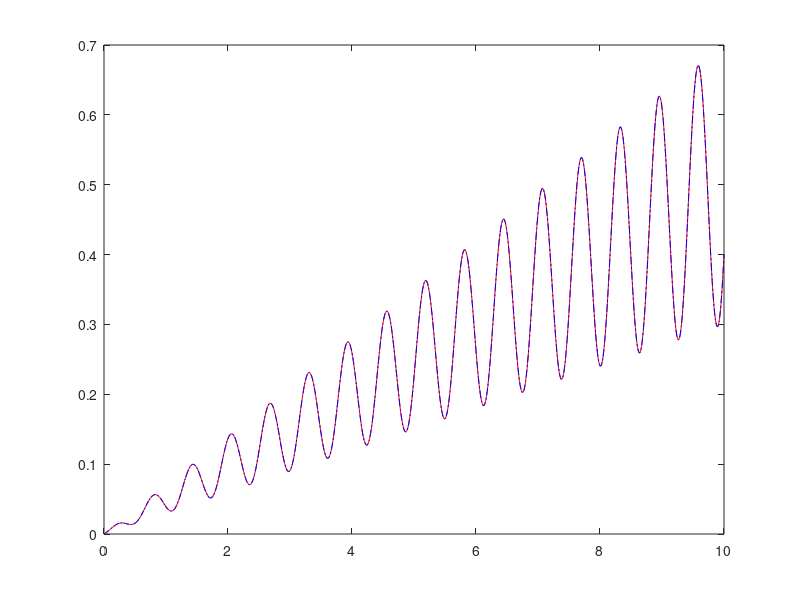
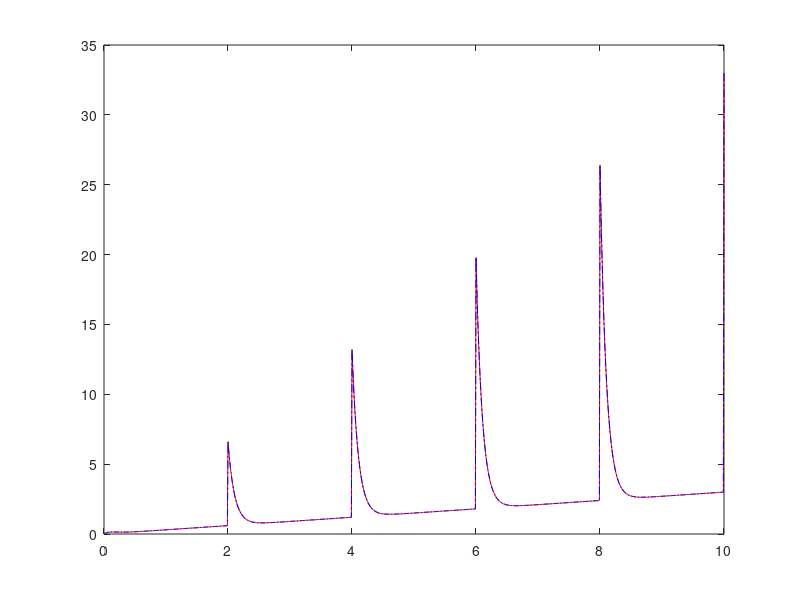

MATLAB code for these plots, in order:
%% decompose the sine wave and linear trend
x = 0:0.01:10; 
p_t = [0.05, 0.02, 10, 0.01];
y = p_t(1)*x + p_t(2)*x.*sin(p_t(3)*x + p_t(4));
fun1 = @(p, xdata) p(1)*xdata + p(2)*xdata.*sin(p(3)*x + p(4));
p0 = [0.1, 0.1, 7, 0.03];
options = optimset('TolFun', 1e-10);
p_inv = lsqcurvefit(fun1, p0, x, y,[],[],options);
figure; plot(x, y, '-r', x, fun1(p_inv, x), '-.b')

%% decompose the multiples of exponential decay
x = 0:0.01:10;
p_t = [3, 10, 0.3]; % true parameters
y = p_t(1)*x.*exp(-p_t(2)*rem(x,2)) + p_t(3)*x;
fun2 =  @(p,xdata) p(1)*x.*exp(-p(2)*rem(xdata,2)) + p(3)*xdata;
p0 = [1, 8, 0.5];
options = optimset('TolFun', 1e-10);
p_inv = lsqcurvefit(fun2, p0, x, y,[],[],options);
figure; plot(x, y, '-r', x, fun2(p_inv, x), '-.b')